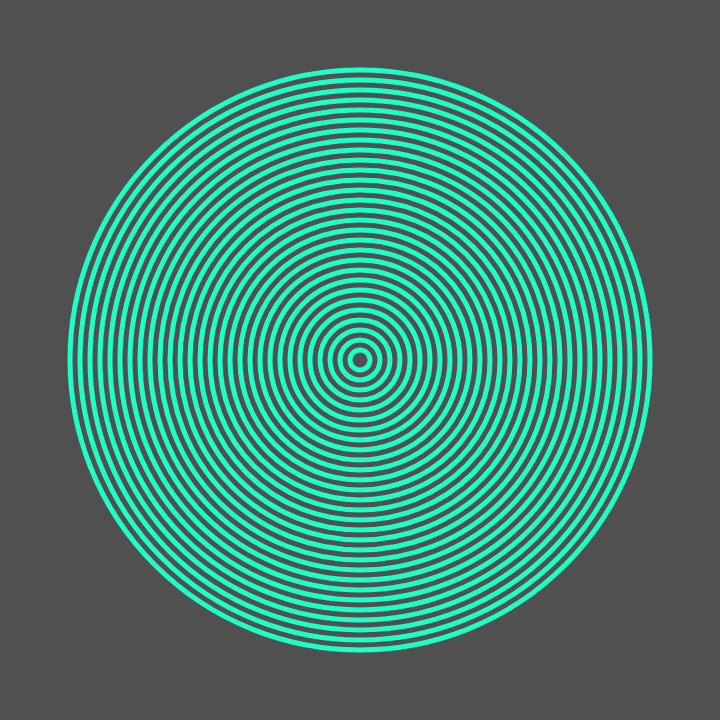
Frame 1 (no input)
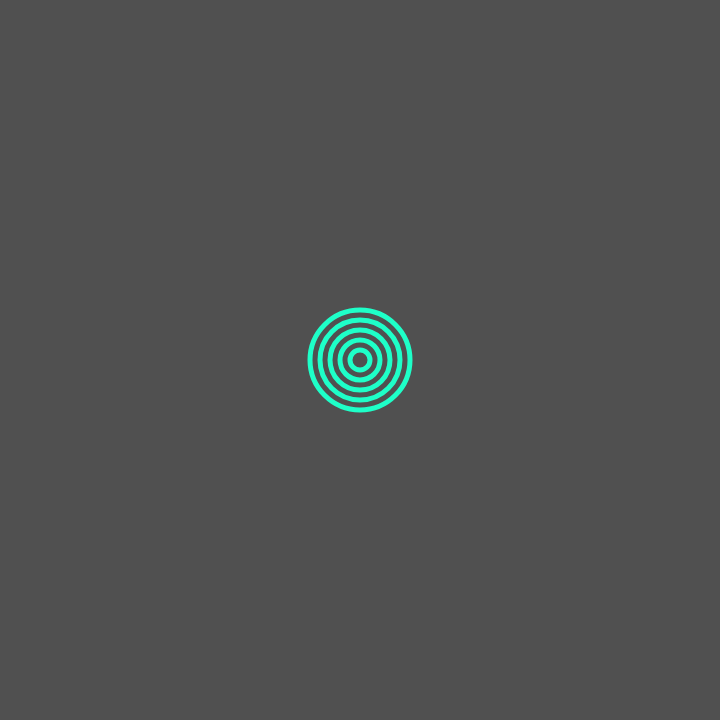
Frame 60 (no input)
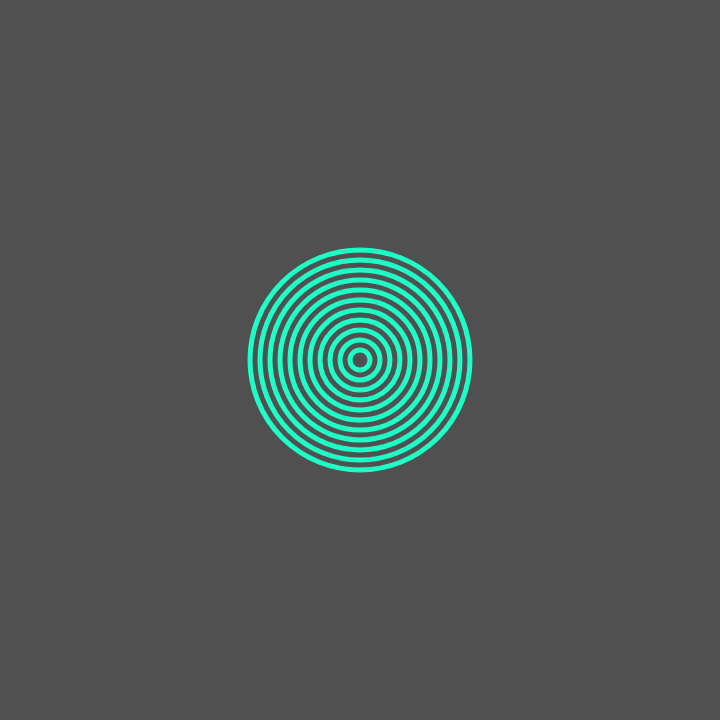
Frame 120 (the mouse pressed at the canvas centre since frame 60)

The p5.js sketch that drew these frames (run headless with seeded random() and noise() and a simulated clock; from frame 60 on, the mouse is pressed at the canvas centre):

// p5.js sketch
// ── sketch.js
var numCircles = 30;

function setup() {
  createCanvas(720, 720);
  noFill();
  strokeWeight(5);
}

function draw() {
  background(80);
  stroke(30,255,200);
  
  for (var i = 0; i < numCircles; i++) {
    ellipse(width / 2, height / 2, 20 * i, 20 * i);
  }
  
  numCircles = frameCount*0.1 % 30;
}
